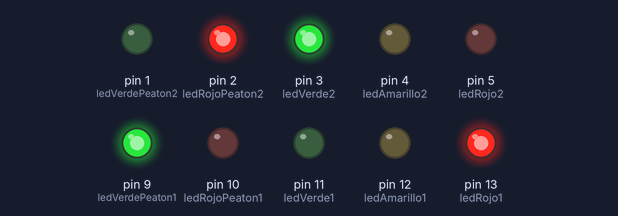
A sketch run on a simulated Arduino Uno, built with avr-gcc and run on an emulated ATmega328P. Shown: output pins drawn as LEDs (lit = HIGH).

Above: at 2.5 s.
At 6.0 s:
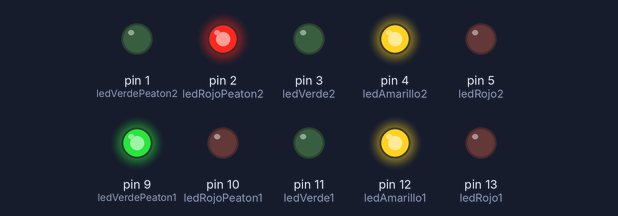
At 9.5 s:
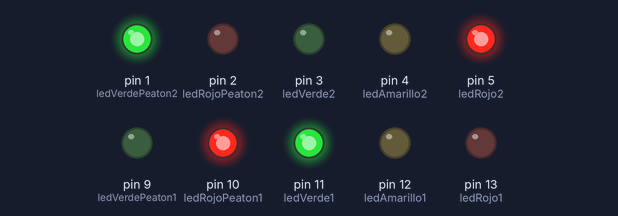
At 13.0 s:
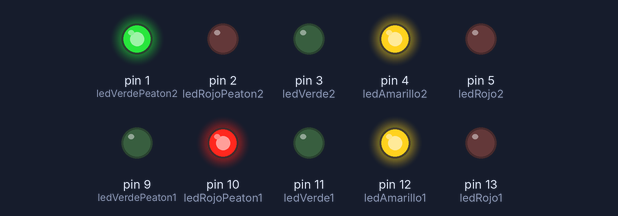
Timing chart, 0 to 18.2 s (numbered marks = the images above):
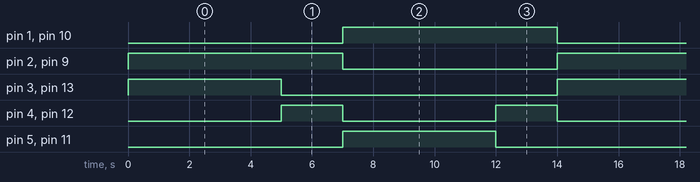

Measured:
- by itself, pin 3 (ledVerde2), pin 5 (ledRojo2), pin 11 (ledVerde1), pin 13 (ledRojo1): alternates HIGH for 5.0 s and LOW for 9.0 s
- by itself, pin 4 (ledAmarillo2), pin 12 (ledAmarillo1): alternates HIGH for 2.0 s and LOW for 5.0 s
- by itself, pin 1 (ledVerdePeaton2), pin 2 (ledRojoPeaton2), pin 9 (ledVerdePeaton1), pin 10 (ledRojoPeaton1): alternates HIGH for 7.0 s and LOW for 7.0 s

The sketch:

proyecto_11.ino
```cpp
// Declarar los pines de los LEDs del primer semáforo (vehículos)
const int ledRojo1 = 13;
const int ledAmarillo1 = 12;
const int ledVerde1 = 11;

// Declarar los pines de los LEDs del segundo semáforo (vehículos)
const int ledRojo2 = 5;
const int ledAmarillo2 = 4;
const int ledVerde2 = 3;

// Declarar los pines de los LEDs del primer semáforo (peatones)
const int ledRojoPeaton1 = 10;
const int ledVerdePeaton1 = 9;

// Declarar los pines de los LEDs del segundo semáforo (peatones)
const int ledRojoPeaton2 = 2;
const int ledVerdePeaton2 = 1;

void setup() {
  // Configurar los pines de los LEDs del primer semáforo (vehículos) como salida
  pinMode(ledRojo1, OUTPUT);
  pinMode(ledAmarillo1, OUTPUT);
  pinMode(ledVerde1, OUTPUT);

  // Configurar los pines de los LEDs del segundo semáforo (vehículos) como salida
  pinMode(ledRojo2, OUTPUT);
  pinMode(ledAmarillo2, OUTPUT);
  pinMode(ledVerde2, OUTPUT);

  // Configurar los pines de los LEDs del primer semáforo (peatones) como salida
  pinMode(ledRojoPeaton1, OUTPUT);
  pinMode(ledVerdePeaton1, OUTPUT);

  // Configurar los pines de los LEDs del segundo semáforo (peatones) como salida
  pinMode(ledRojoPeaton2, OUTPUT);
  pinMode(ledVerdePeaton2, OUTPUT);
}

void loop() {

  // Secuencia del primer semáforo (Semáforo 1 - vehículos)
  digitalWrite(ledRojo1, HIGH);
  digitalWrite(ledAmarillo1, LOW);
  digitalWrite(ledVerde1, LOW);

  // Secuencia del segundo semáforo (Semáforo 2 - vehículos)
  digitalWrite(ledRojo2, LOW);
  digitalWrite(ledAmarillo2, LOW);
  digitalWrite(ledVerde2, HIGH);

  // Secuencia del primer semáforo (Semáforo 1 - peatones)
  digitalWrite(ledRojoPeaton1, LOW);
  digitalWrite(ledVerdePeaton1, HIGH);

  // Secuencia del segundo semáforo (Semáforo 2 - peatones)
  digitalWrite(ledRojoPeaton2, HIGH);
  digitalWrite(ledVerdePeaton2, LOW);

  delay(5000); // Esperar 5 segundos

  // Cambiar al amarillo en ambos semáforos de vehículos
  digitalWrite(ledRojo1, LOW);
  digitalWrite(ledAmarillo1, HIGH);
  digitalWrite(ledVerde1, LOW);

  digitalWrite(ledRojo2, LOW);
  digitalWrite(ledAmarillo2, HIGH);
  digitalWrite(ledVerde2, LOW);

  delay(2000); // Esperar 2 segundos

  // Cambiar al verde en el primer semáforo de vehículos y al rojo en el segundo
  digitalWrite(ledRojo1, LOW);
  digitalWrite(ledAmarillo1, LOW);
  digitalWrite(ledVerde1, HIGH);

  digitalWrite(ledRojo2, HIGH);
  digitalWrite(ledAmarillo2, LOW);
  digitalWrite(ledVerde2, LOW);

  // Cambiar al rojo en el primer semáforo de peatones y al verde en el segundo
  digitalWrite(ledRojoPeaton1, HIGH);
  digitalWrite(ledVerdePeaton1, LOW);

  digitalWrite(ledRojoPeaton2, LOW);
  digitalWrite(ledVerdePeaton2, HIGH);

  delay(5000); // Esperar 5 segundos

  // Cambiar al amarillo en ambos semáforos de vehículos
  digitalWrite(ledRojo1, LOW);
  digitalWrite(ledAmarillo1, HIGH);
  digitalWrite(ledVerde1, LOW);

  digitalWrite(ledRojo2, LOW);
  digitalWrite(ledAmarillo2, HIGH);
  digitalWrite(ledVerde2, LOW);

  delay(2000); // Esperar 2 segundos
}
```
